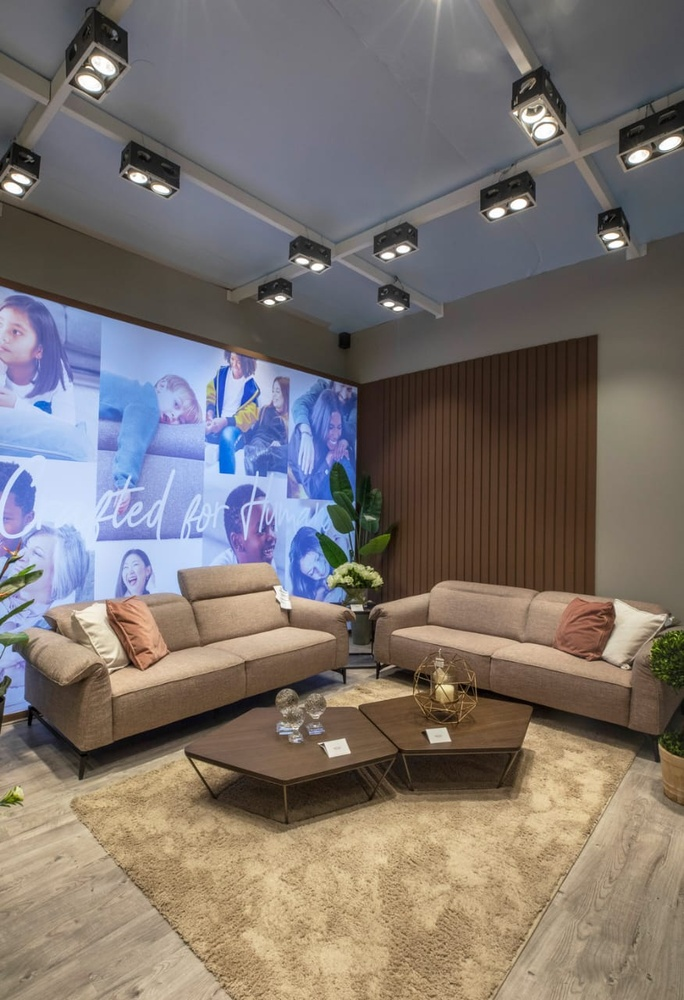
#> input picture images/3.jpeg, 684 x 1000 px, shrunk from 876 x 1280 before the run, found by its file name
$ python main.py
#> lines starting #> are read from the running program, lines starting #| are printed output that depends on the picture
#> further down, img is the input picture: shape (1000, 684, 3); mean B, G, R 110.5, 115.4, 124
### backend/processing/Histograms.py

from copy import deepcopy
import numpy as np


class Histograms:

    def __init__(self, img):
        self.img = img

    def getImg(self):
        return self.img

    def operateOn(self, img):
        self.img = img

    # [163 lines left out: functions equalize, normalise, applyGlobalThreshold, applyLocalThreshold, split, getCumSum and 4 more, not called in this run]


class ColoredOperator:

    def __init__(self, img):
        self.img = img
        r, g, b = self.split()
        self.red = r
        self.green = g
        self.blue = b

    def getImg(self):
        return self.img

    def getRedFrame(self):
        return self.red

    def getGreenFrame(self):
        return self.green

    def getBlueFrame(self):
        return self.blue

    # splits the img to 3 frames r,g,b
    # the img must be colored

    def split(self):
        img = self.getImg()

        # determining width and height of original image
        w, h = img.shape[:2]
#> w = 1000; h = 684

        # new Image dimension with 4 attribute in each pixel
        r = np.zeros_like(img)
        g = np.zeros_like(img)
        b = np.zeros_like(img)
        print(w)
#| 1000
        print(h)
#| 684

        for i in range(w):
            for j in range(h):
                # ratio of RGB will be between 0 and 1
                b[i][j] = (img[i][j][0])
                g[i][j] = (img[i][j][1])
                r[i][j] = (img[i][j][2])
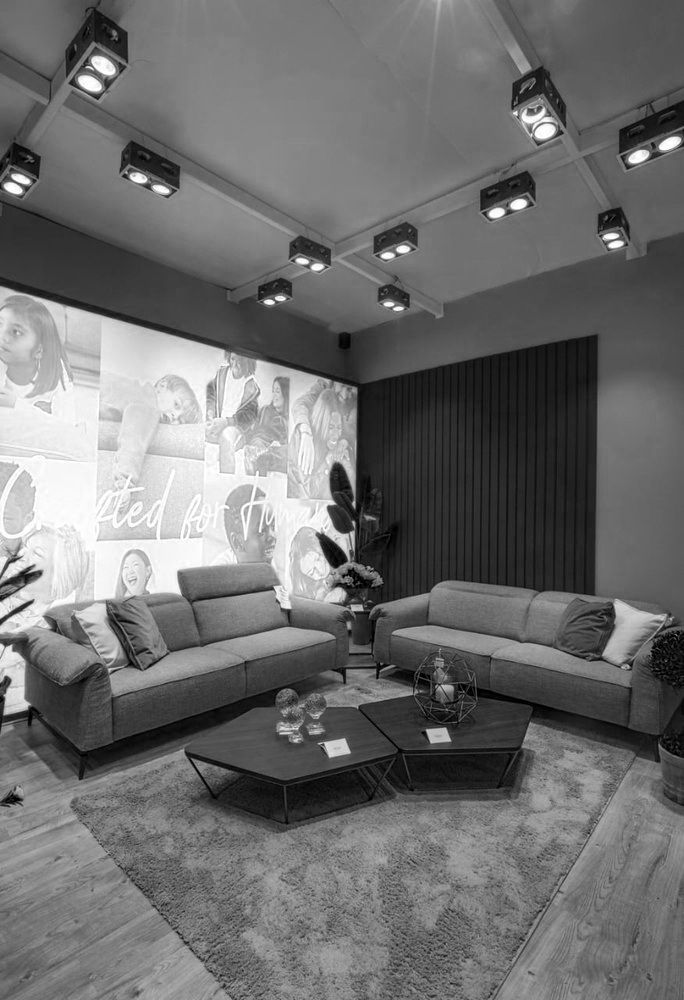
#> b: shape (1000, 684, 3); min 0, max 255, mean 110.5
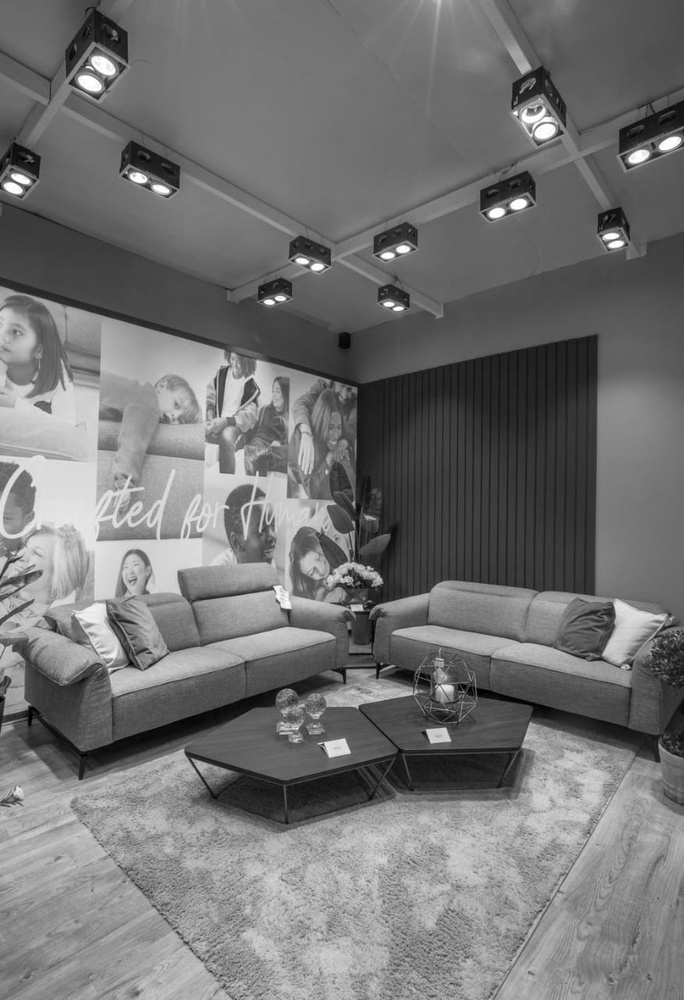
#> g: shape (1000, 684, 3); min 0, max 255, mean 115.4
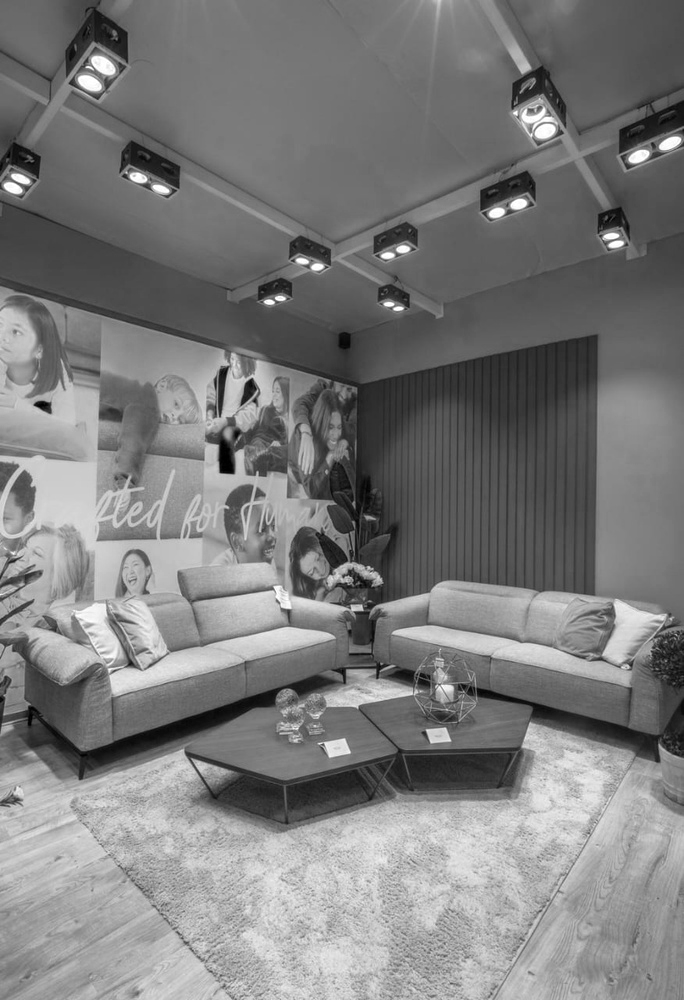
#> r: shape (1000, 684, 3); min 0, max 255, mean 124
        return r, g, b

    def grayScale(self):
        return self.getRedFrame() / 3 + self.getGreenFrame() / 3 + self.getBlueFrame() / 3

### backend/processing/main.py
from Histograms import Histograms
from Histograms import ColoredOperator
from matplotlib import pyplot as plt
from Filters import Filters
from matplotlib import pyplot as plt
import os

import cv2
# from matplotlib import pyplot as plt

img = cv2.imread('images/3.jpeg')
# print(img)
imgOperator = ColoredOperator(img)
#> (the run stopped early here; a loop or call above may not have finished)

$ run again, with images/01.jpeg copied over images/3.jpeg
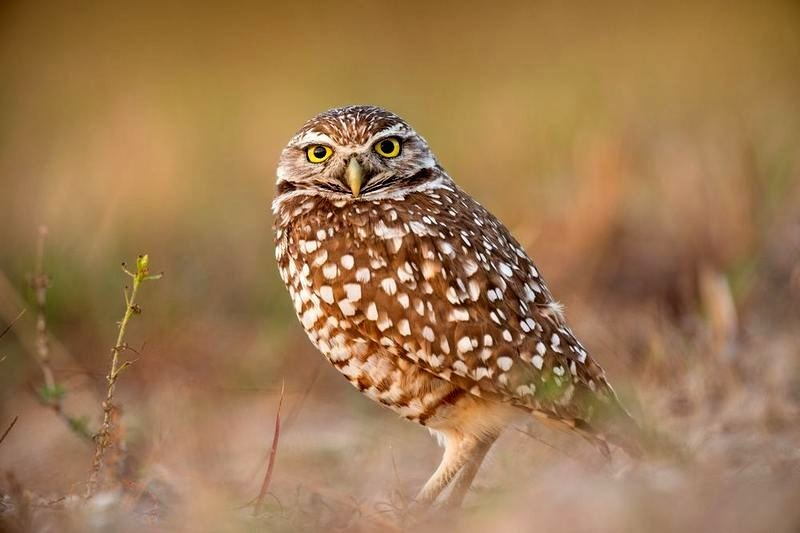
#> input picture images/01.jpeg, 800 x 533 px, found by its file name
#> img is the input picture: shape (533, 800, 3); mean B, G, R 81.6, 121.3, 158.4
#| 533
#| 800
#> after the loop in split, `for i in range(w):`:
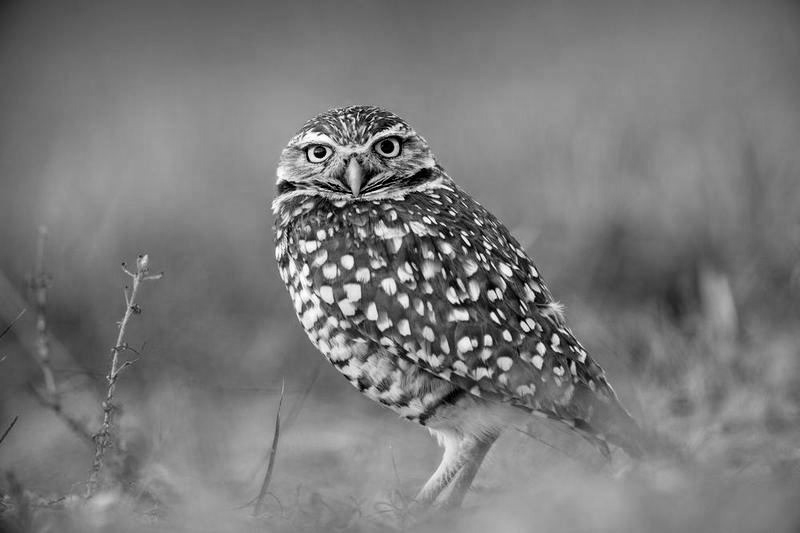
#> g: shape (533, 800, 3); min 0, max 255, mean 121.3
#> after the loop in split, `for i in range(w):`:
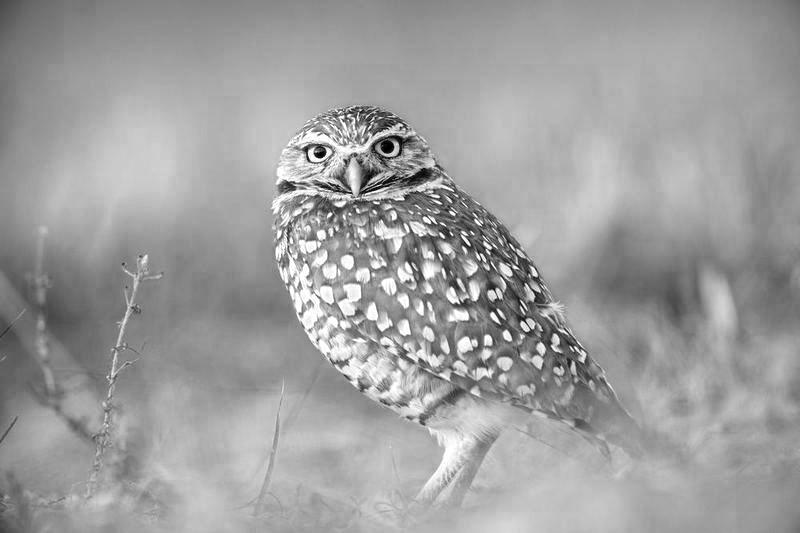
#> r: shape (533, 800, 3); min 0, max 255, mean 158.4
